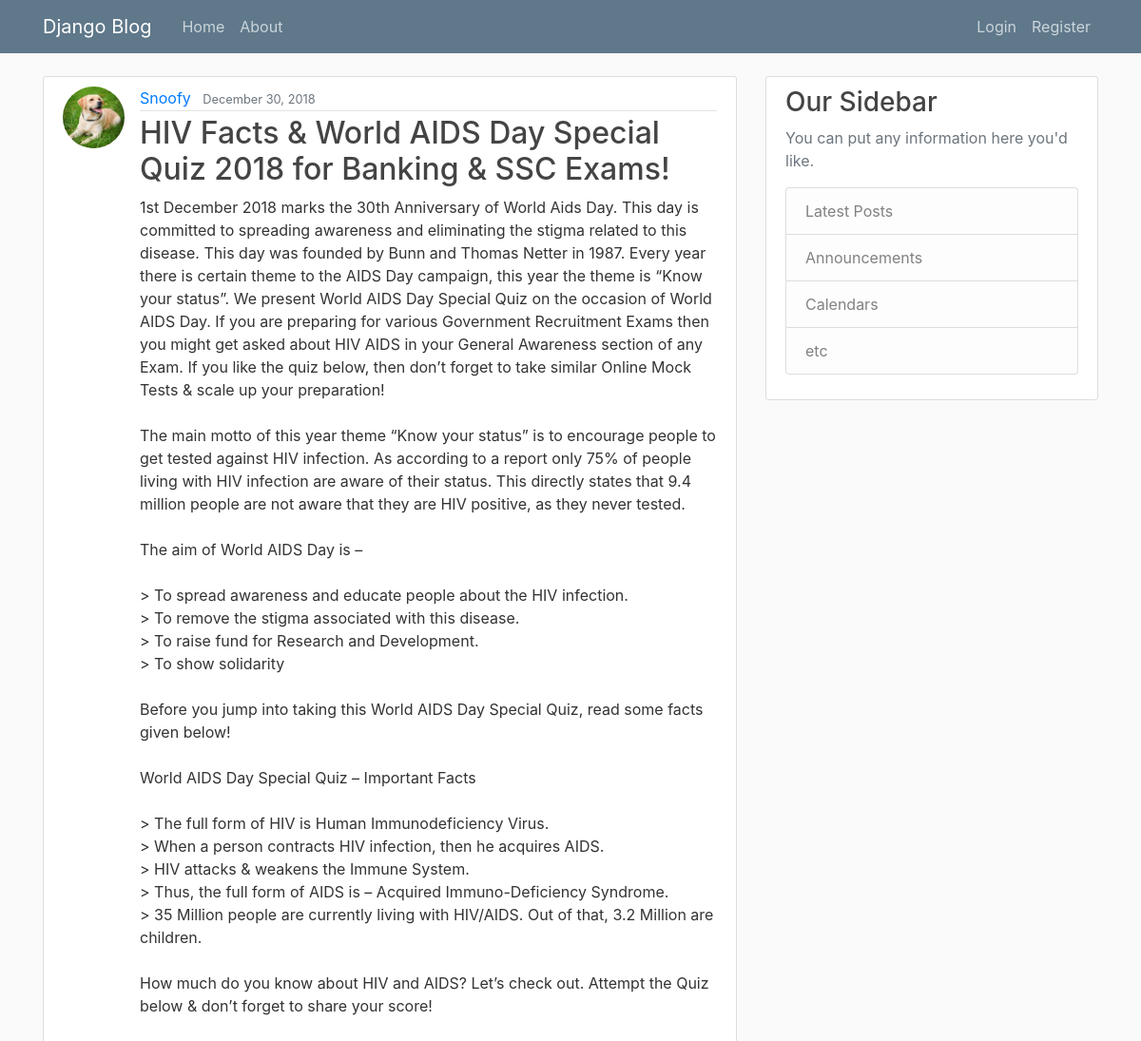
Screenshot of /post/42/ with the database file from the repository.
### blog/models.py (models this page shows, shortened)
class Post(models.Model):
    title = models.CharField(max_length = 100)
    content = models.TextField()
    date_posted = models.DateTimeField(default=timezone.now)
    author = models.ForeignKey(User, on_delete=models.CASCADE)

### users/models.py (models this page shows, shortened)
class Profile(models.Model):
    user = models.OneToOneField(User, on_delete=models.CASCADE)
    image = models.ImageField(default='default.jpg', upload_to='profile_pics')

### blog/views.py (the view)
# urls.py: path('post/<int:pk>/', PostDetailView.as_view(), name='post-detail'),
class PostDetailView(DetailView):
    model = Post #If we will stick to the naming convention, we will only require this single line of code.

### blog/templates/blog/post_detail.html (shortened to what this page needs)
{% extends 'blog/base.html' %}
{% block content %}
  <article class="media content-section">
    <img class="rounded-circle article-img" src="{{object.author.profile.image.url}}">
    <div class="media-body">
      <div class="article-metadata">
        <a class="mr-2" href="{% url 'user-posts' object.author.username %}">{{ object.author }}</a>
        <small class="text-muted">{{ object.date_posted|date:"F d, Y"}}</small>
      </div>
      <h2 class="article-title">{{ object.title }}</h2>
      <p class="article-content">{{ object.content }}</p>
    </div>
  </article>
{% endblock content %}

### blog/static/blog/main.css (style rules this page uses)
body { background: #fafafa; color: #333333; margin-top: 5rem; }
h1, h2, h3, h4, h5, h6 { color: #444444; }
.content-section { background: #ffffff; padding: 10px 20px; border: 1px solid #dddddd; border-radius: 3px; margin-bottom: 20px; }
.article-title { color: #444444; }
.article-content { white-space: pre-line; }
.article-img { height: 65px; width: 65px; margin-right: 16px; }
.article-metadata { padding-bottom: 1px; margin-bottom: 4px; border-bottom: 1px solid #e3e3e3 }

### rows the page displays
Post: author.profile.image (picture), author "Snoofy", date_posted "December 30, 2018", title "HIV Facts & World AIDS Day Special Quiz 2018 for Banking & SSC Exams!", content "1st December 2018 marks the 30th Anniversary of World Aids Day. This day is committed to spreading awareness and eliminating the stigma related to this disease. This day was founded by Bunn and Thomas Netter in 1987. Every year there is certain theme to the AIDS Day campaign, this year the theme is “Know your status”. We present World AIDS Day Special Quiz on the occasion of World AIDS Day. If you are preparing for various Government Recruitment Exams then you might get asked about HIV AIDS in your General Awareness section of any Exam. If you like the quiz below, then don’t forget to take similar Online Mock Tests & scale up your preparation! The main motto of this year theme “Know your…"
